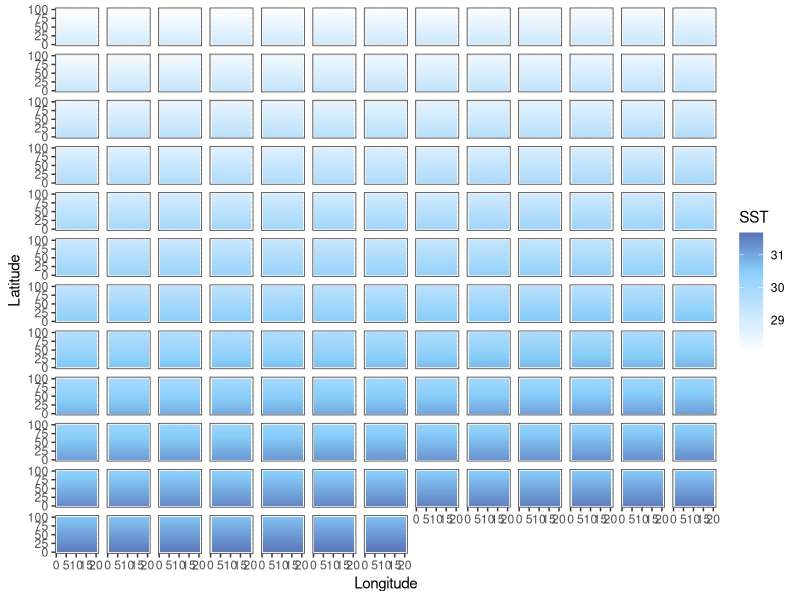
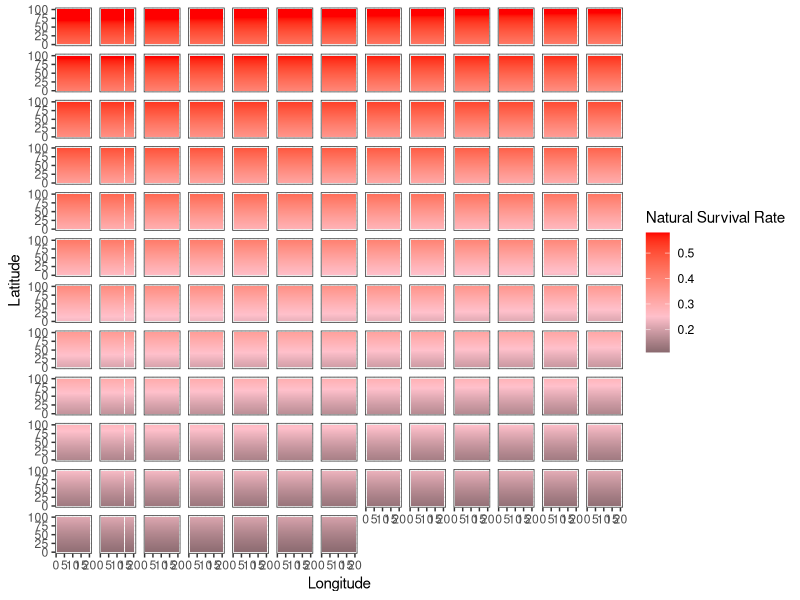
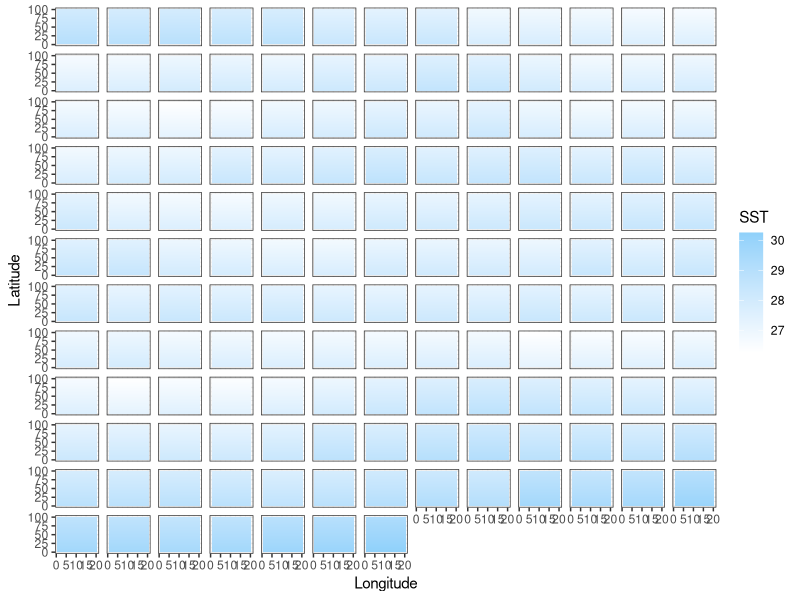
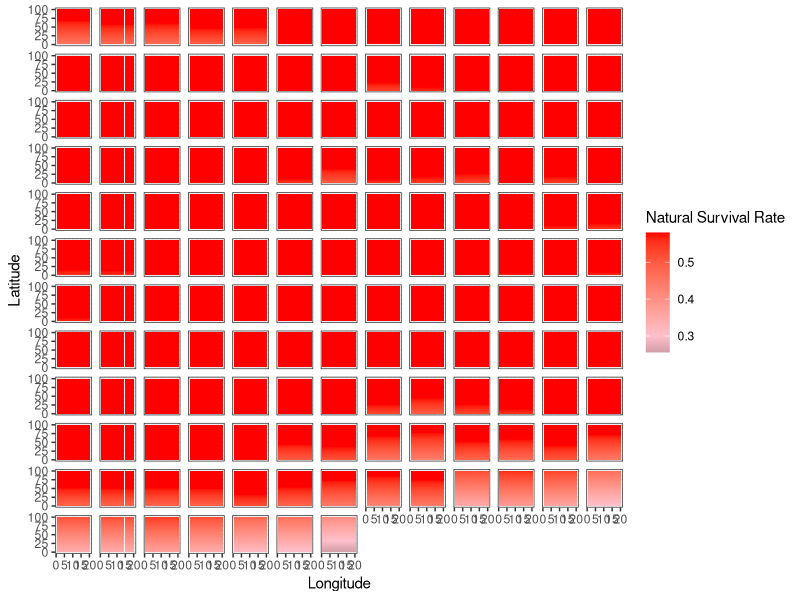
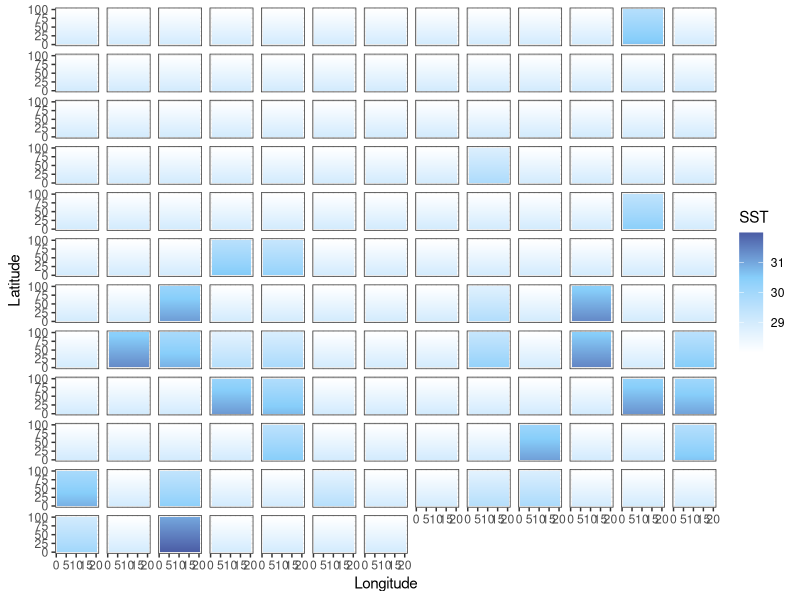
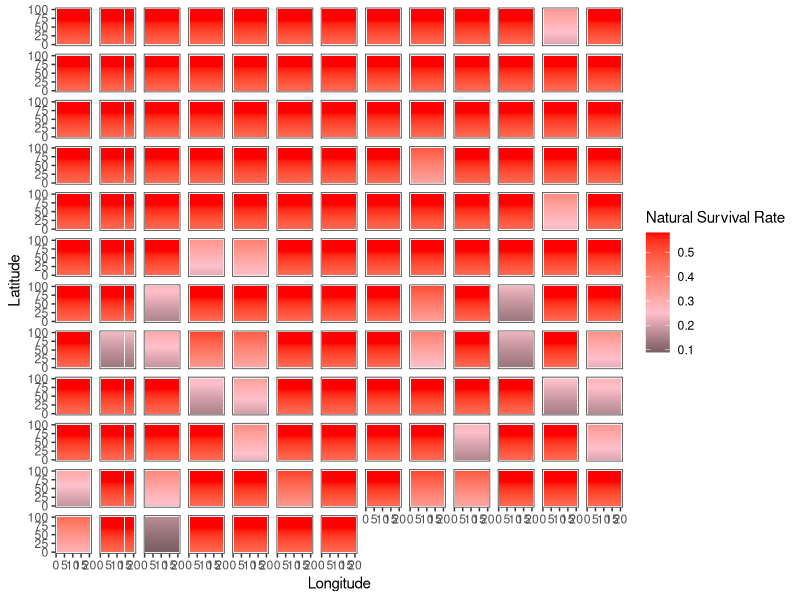

The R source for these figures, in order:
library(tidyverse)
library(here)

addTaskCallback(function(...) {set.seed(42);TRUE})
options(warn=-1)

years = 150
NS.patches = 100
EW.patches = 20
opt.temp = 25

calc_temp_mortality <- function(SST, opt.temp, temp.range, s) {
  nat.m = array(0, c(nrow(SST), ncol(SST)))
  m = 1 - exp((-(SST[,] - opt.temp)^2)/(temp.range^2)) # temperature based mortality function from Walsworth et al.
  m = 1 - m
  nat.m = ifelse(m > s, s, m)
  return(nat.m)
}

# 0.5272924 29
# 0.3678794 30
# 0.2369278 31
# 0.1408584 32
# 0.0773    33
# 0.0391639 34
# 0.0183156 35



### UNCOMMENT FOR CONSTANT MEAN SHIFT SST
SST.patches.mean <- array(0, c(NS.patches, EW.patches, years))
start_SST = (opt.temp + 3) + NS.patches*0.01

for (i in 1:years) {
  SST = start_SST
  for (lat in 1:NS.patches) {
    SST.patches.mean[lat,,i] = SST
    SST = SST - 0.01
  }
  start_SST = start_SST + 0.018
}

### UNCOMMENT FOR ENSO VARIABLE MEAN SST
SST.patches.enso <- array(0, c(NS.patches, EW.patches, years))
start_SST = (opt.temp + 3) + NS.patches*0.01

for (i in 1:years) {
  SST = start_SST
  for (lat in 1:NS.patches) {
    SST.patches.enso[lat,,i] = SST
    SST = SST - 0.01
  }
  start_SST = start_SST + rnorm(1, mean = 0.018, sd = .2)
}

### UNCOMMENT FOR SHOCK SST CHANGES
SST.patches.shock <- array(0, c(NS.patches, EW.patches, years))
start_SST = (opt.temp + 3) + NS.patches*0.01

for (i in 1:years) {
  heat_prob = runif(1, 0, 1)
  if ((i < 75 & heat_prob < 0.1) | (i >= 75 & heat_prob < 0.35)) {
    intensity <- runif(1, .5, ifelse(i < 75, 2, 3))
    SST = start_SST + intensity
  } else {
    SST = start_SST
  }
  for (lat in 1:NS.patches) {
    SST.patches.shock[lat,,i] = SST
    SST = SST - 0.01
  }
}

output_df_mean = data.frame() #create dataframe to hold results
output_df_enso = data.frame()
output_df_shock = data.frame()


# Mean --------------------------------------------------------------------

for(b in 1:years) {
  SSTdf_mean = SST.patches.mean[,,b] %>% 
    as.data.frame() 
  
  SSTdf_mean$lat = c(1:NS.patches)
  SSTdf_mean$year = paste0(b)
  
  output_df_mean = bind_rows(output_df_mean, SSTdf_mean)
}

SSTdf_mean = output_df_mean %>% 
  pivot_longer(V1:V20,
               names_to = "lon",
               values_to = "sst") %>% 
  mutate(lon = case_when(
    lon == "V1" ~ 1,
    lon == "V2" ~ 2,
    lon == "V3" ~ 3,
    lon == "V4" ~ 4,
    lon == "V5" ~ 5,
    lon == "V6" ~ 6,
    lon == "V7" ~ 7,
    lon == "V8" ~ 8,
    lon == "V9" ~ 9,
    lon == "V10" ~ 10,
    lon == "V11" ~ 11,
    lon == "V12" ~ 12,
    lon == "V13" ~ 13,
    lon == "V14" ~ 14,
    lon == "V15" ~ 15,
    lon == "V16" ~ 16,
    lon == "V17" ~ 17,
    lon == "V18" ~ 18,
    lon == "V19" ~ 19,
    lon == "V20" ~ 20
    )) %>% 
  mutate(year = as.numeric(year))

mt = ggplot(SSTdf_mean, aes(lon, lat, fill = sst)) +
  geom_tile() +
  labs(x = "Longitude", y = "Latitude", fill = "SST") +
  theme_bw() +
  scale_fill_gradient2(low = "white", high = "midnightblue", mid = "lightskyblue", midpoint = 30.5) +
  facet_wrap(~year) + 
  theme(
    strip.background = element_blank(),
    strip.text.x = element_blank())

SSTdf_mean = SSTdf_mean %>% 
  mutate(mortality = 1 - (1 - exp((-(sst - 25)^2)/(4.5^2)))) %>% 
  mutate(survival = ifelse(mortality > 0.58, 0.58, mortality))

mm = ggplot(SSTdf_mean, aes(lon, lat, fill = survival)) +
  geom_tile() +
  labs(x = "Longitude", y = "Latitude", fill = "Natural Survival Rate") +
  theme_bw() +
  scale_fill_gradient2(low = "black", high = "red", mid = "pink", midpoint = .25) +
  facet_wrap(~year) + 
  theme(
    strip.background = element_blank(),
    strip.text.x = element_blank())

# ENSO --------------------------------------------------------------------

for(b in 1:years) {
  SSTdf_enso = SST.patches.enso[,,b] %>% 
    as.data.frame() 
  
  SSTdf_enso$lat = c(1:NS.patches)
  SSTdf_enso$year = paste0(b)
  
  output_df_enso = bind_rows(output_df_enso, SSTdf_enso)
}

SSTdf_enso = output_df_enso %>% 
  pivot_longer(V1:V20,
               names_to = "lon",
               values_to = "sst") %>% 
  mutate(lon = case_when(
    lon == "V1" ~ 1,
    lon == "V2" ~ 2,
    lon == "V3" ~ 3,
    lon == "V4" ~ 4,
    lon == "V5" ~ 5,
    lon == "V6" ~ 6,
    lon == "V7" ~ 7,
    lon == "V8" ~ 8,
    lon == "V9" ~ 9,
    lon == "V10" ~ 10,
    lon == "V11" ~ 11,
    lon == "V12" ~ 12,
    lon == "V13" ~ 13,
    lon == "V14" ~ 14,
    lon == "V15" ~ 15,
    lon == "V16" ~ 16,
    lon == "V17" ~ 17,
    lon == "V18" ~ 18,
    lon == "V19" ~ 19,
    lon == "V20" ~ 20
  )) %>% 
  mutate(year = as.numeric(year))

et = ggplot(SSTdf_enso, aes(lon, lat, fill = sst)) +
  geom_tile() +
  labs(x = "Longitude", y = "Latitude", fill = "SST") +
  theme_bw() +
  scale_fill_gradient2(low = "white", high = "midnightblue", mid = "lightskyblue", midpoint = 30.5) +
  facet_wrap(~year) + 
  theme(
    strip.background = element_blank(),
    strip.text.x = element_blank())

SSTdf_enso = SSTdf_enso %>% 
  mutate(mortality = 1 - (1 - exp((-(sst - 25)^2)/(4.5^2)))) %>% 
  mutate(survival = ifelse(mortality > 0.58, 0.58, mortality))

em = ggplot(SSTdf_enso, aes(lon, lat, fill = survival)) +
  geom_tile() +
  labs(x = "Longitude", y = "Latitude", fill = "Natural Survival Rate") +
  theme_bw() +
  scale_fill_gradient2(low = "black", high = "red", mid = "pink", midpoint = .3) +
  facet_wrap(~year) + 
  theme(
    strip.background = element_blank(),
    strip.text.x = element_blank())

# shock -------------------------------------------------------------------

for(b in 1:years) {
  SSTdf_shock = SST.patches.shock[,,b] %>% 
    as.data.frame() 
  
  SSTdf_shock$lat = c(1:NS.patches)
  SSTdf_shock$year = paste0(b)
  
  output_df_shock = bind_rows(output_df_shock, SSTdf_shock)
}

SSTdf_shock = output_df_shock %>% 
  pivot_longer(V1:V20,
               names_to = "lon",
               values_to = "sst") %>% 
  mutate(lon = case_when(
    lon == "V1" ~ 1,
    lon == "V2" ~ 2,
    lon == "V3" ~ 3,
    lon == "V4" ~ 4,
    lon == "V5" ~ 5,
    lon == "V6" ~ 6,
    lon == "V7" ~ 7,
    lon == "V8" ~ 8,
    lon == "V9" ~ 9,
    lon == "V10" ~ 10,
    lon == "V11" ~ 11,
    lon == "V12" ~ 12,
    lon == "V13" ~ 13,
    lon == "V14" ~ 14,
    lon == "V15" ~ 15,
    lon == "V16" ~ 16,
    lon == "V17" ~ 17,
    lon == "V18" ~ 18,
    lon == "V19" ~ 19,
    lon == "V20" ~ 20
  )) %>% 
  mutate(year = as.numeric(year))

st = ggplot(SSTdf_shock, aes(lon, lat, fill = sst)) +
  geom_tile() +
  labs(x = "Longitude", y = "Latitude", fill = "SST") +
  theme_bw() +
  scale_fill_gradient2(low = "white", high = "midnightblue", mid = "lightskyblue", midpoint = 30.5) +
  facet_wrap(~year) + 
  theme(
    strip.background = element_blank(),
    strip.text.x = element_blank())

SSTdf_shock = SSTdf_shock %>% 
  mutate(mortality = 1 - (1 - exp((-(sst - 25)^2)/(4.5^2)))) %>% 
  mutate(survival = ifelse(mortality > 0.58, 0.58, mortality))

sm = ggplot(SSTdf_shock, aes(lon, lat, fill = survival)) +
  geom_tile() +
  labs(x = "Longitude", y = "Latitude", fill = "Natural Survival Rate") +
  theme_bw() +
  scale_fill_gradient2(low = "black", high = "red", mid = "pink", midpoint = .25) +
  facet_wrap(~year) + 
  theme(
    strip.background = element_blank(),
    strip.text.x = element_blank())

ggsave(mt, file=paste0("mean_temp.pdf"), path = here("figs", "climate"), height = 10, width = 15)
ggsave(mm, file=paste0("mean_mortality.pdf"), path = here("figs", "climate"), height = 10, width = 15)
ggsave(et, file=paste0("enso_temp.pdf"), path = here("figs", "climate"), height = 10, width = 15)
ggsave(em, file=paste0("enso_mortality.pdf"), path = here("figs", "climate"), height = 10, width = 15)
ggsave(st, file=paste0("shock_temp.pdf"), path = here("figs", "climate"), height = 10, width = 15)
ggsave(sm, file=paste0("shock_mortality.pdf"), path = here("figs", "climate"), height = 10, width = 15)
